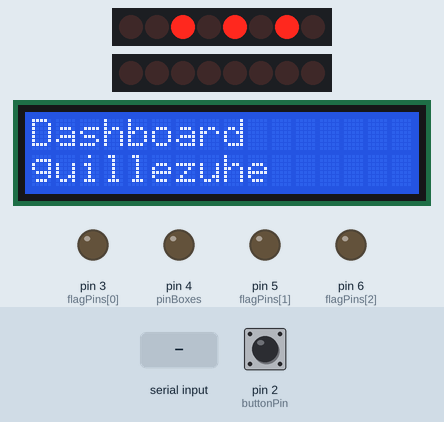
This sketch was run on a simulated Arduino Uno, built with avr-gcc and run on an emulated ATmega328P. Shown: 2 × 8 shift-register outputs drawn as a row of LEDs (first output left, lit = HIGH), 16×2 character LCD, output pins drawn as LEDs (lit = HIGH). Wiring (inferred from the names in the program): 2 × shift register (74HC595): data pin 9, shift clock pin 7, latch pin 11 / data pin 12, shift clock pin 10, latch pin 8. Wiring (inferred from the signals the program sends): 2 × row of LEDs: on Q0, Q1, Q2, Q3, Q4, Q5, Q6, Q7 / on Q0, Q1, Q2, Q3, Q4, Q5, Q6, Q7. The inputs (shaded band) are chosen by the test bench; at power-on: pin 2 (buttonPin) HIGH. Pins used as bus, display or sensor lines are not drawn.

Above: at 1.2 s.
1.3 s: "90;45;200;10\n" received over Serial
At 1.6 s:
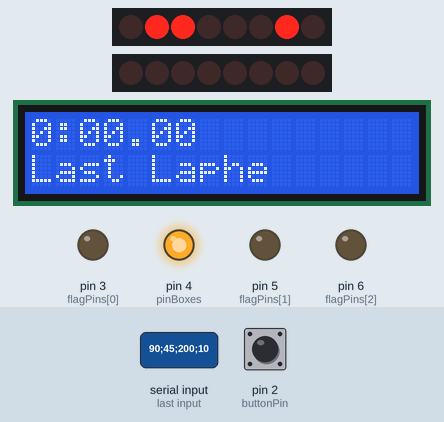
2.8 s: "N;1\n" received over Serial
At 3.9 s:
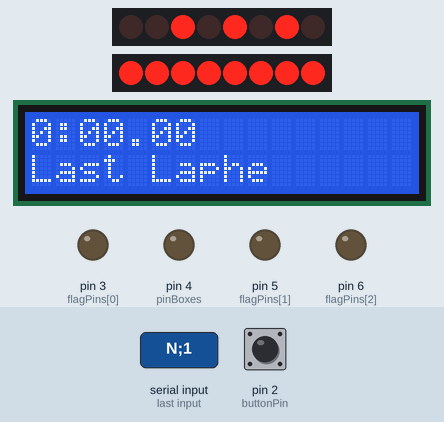
4.3 s: "90;45;200\n" received over Serial
At 5.1 s:
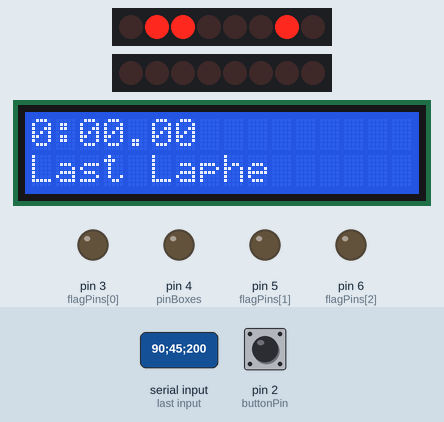
5.8 s: "N;150\n" received over Serial
At 6.7 s:
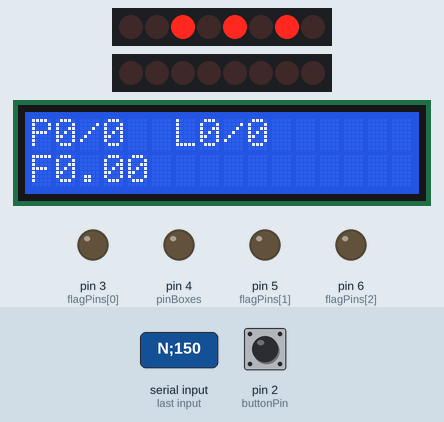
7.3 s: "30;150;10\n" received over Serial
At 8.5 s:
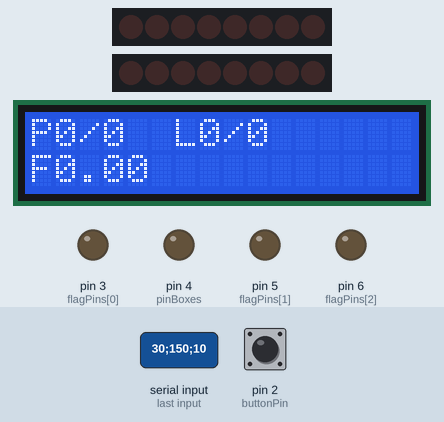
8.8 s: "90;45\n" received over Serial
At 9.8 s:
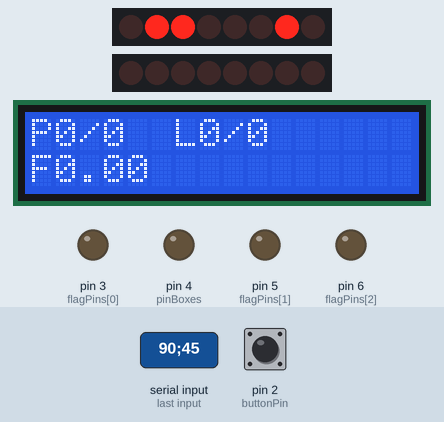
Timing chart, 0 to 11.3 s (numbered marks = the images above; inputs shaded):
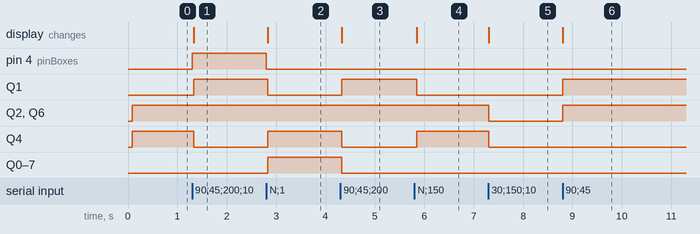

Measured:
- after the input at 1.3 s, pin 4 (pinBoxes), Q1: LOW → HIGH at once; Q4: HIGH → LOW at once; the display: changes at once (image 1)
- after the input at 2.8 s, pin 4 (pinBoxes), Q1: HIGH → LOW at once; Q4, Q0–7: LOW → HIGH at once; the display: changes at once (image 2)
- after the input at 4.3 s, Q1: LOW → HIGH at once; Q4, Q0–7: HIGH → LOW at once; the display: changes at once (image 3)
- after the input at 5.8 s, Q1: HIGH → LOW at once; Q4: LOW → HIGH at once; the display: changes at once (image 4)
- after the input at 7.3 s, Q2, Q4, Q6: HIGH → LOW at once; the display: changes at once (image 5)
- after the input at 8.8 s, Q1, Q2, Q6: LOW → HIGH at once; the display: changes at once (image 6)

The sketch:

Dashboard.ino
```cpp
/*
CONTROLADOR DE DASHBOARD ARDUINO. Work in progress
Este código recibe los datos de SimHub y los envia al dashboard
El dashboard consiste en un display de 8 dígitos y 7 segmentos que muestra la marcha, la vuelta y el porcentaje de gasolina.
Las revoluciones se controlan mediante un led RGB que cambia de color según las revoluciones.
Las banderas se controlan mediante un led RGB que cambia de color según la bandera.

El display de 8 dígitos y 7 segmentos tiene tres modos, controlados por un botón:
- Modo 1: Muestra la marcha, la vuelta y el porcentaje de gasolina
- Modo 2: Muestra la marcha y el tiempo de vuelta
- Modo 3: Muestra la marcha y el delta respecto al mejor tiempo de vuelta

Video para la distribución de las marchas
https://www.youtube.com/watch?v=_knr0dHRixg&list=PL5QT34daNj2BPI0Rsjdg3WpJXgK8_UPrP&index=10

*/

/**********
 * LIBRARIES
 *********/
#include <LiquidCrystal_I2C.h>

/**********
 * VARIABLES
 *********/

int flagPins[] = {3, 5, 6}; // Pins for the RGB LED that indicates the flag
// Shift register pins for the 7-segment display
int latchPin = 8;
int clockPin = 7;
int dataPin = 9;

// Another Shift register pins to control the rev leds separately
int latchPin2 = 11;
int clockPin2 = 10;
int dataPin2 = 12;

unsigned long previousMillis = 0; // Will store the last time the LED was updated
const long interval = 80; // Interval at which to blink the LED (milliseconds)

// Flag LED colors
int freq = 10; // Frequency of the data sent by SimHub
int* colorRevs; // RGB color of the LED that indicates the RPM
int* colorFlag; // RGB color of the LED that indicates the flag
int  colorOff[] = {0, 0, 0}; // RGB color to turn off the LED

// Pullup button
int buttonPin = 2;

// LCD display
int nModes = 3;
int displayMode = 2; // Mode of the display
int buttonVal = HIGH;
int buttonValOld = HIGH;

LiquidCrystal_I2C lcd(0x27, 16, 2); // LCD display

// Boxes LED
int pinBoxes = 4;

int i;

struct ParsedData {
  float speed;
  int gear;
  float rpmPC;
  bool pitLimiter;
  int lap;
  int totalLaps;
  float fuelLaps;
  int lapTimeH;
  int lapTimeMin;
  float lapTimeSec;
  int prev_lapTimeH;
  int prev_lapTimeMin;
  float prev_lapTimeSec;
  float deltaSec;
  int pos;
  int opp;
  bool DRS_av;
  bool DRS_act;
  int BlackFlag;
  int YellowFlag;
  int GreenFlag;
  int BlueFlag;
  int WhiteFlag;
  int CheckeredFlag;
  int Flag; // 0: No flag, 1: Black, 2: Yellow, 3: Green, 4: Blue, 5: White, 6: Checkered
};

// Numbers for the 7-segment display
byte numbers[11] = {
                  0b00101010, //n
                  0b01100000, 0b11011010, //1, 2
                  0b11110010, 0b01100110, //3, 4
                  0b10110110, 0b10111110, //5, 6
                  0b11100000, 0b11111110, //7, 8
                  0b11110110, 0b00001010  //9, r
                  };


// Serial buffer
#define BUFFER_SIZE 256
char serialBuffer[BUFFER_SIZE];
int bufferIndex = 0;

ParsedData parsedData;


/**********
 * SETUP
 *********/

void setup() {
  Serial.begin(115200); // Initialize serial communication at 9600 baud rate
  for (i = 0; i < 3; i++) {
    //pinMode(revPins[i], OUTPUT);
    pinMode(flagPins[i], OUTPUT);
  }

  // Initialize the 7-segment display
  pinMode(latchPin, OUTPUT);
  pinMode(clockPin, OUTPUT);
  pinMode(dataPin, OUTPUT);

  digitalWrite(latchPin, LOW);
  shiftOut(dataPin, clockPin, LSBFIRST, numbers[0]);
  digitalWrite(latchPin, HIGH);

  // Initialize the rev leds shift register
  pinMode(latchPin2, OUTPUT);
  pinMode(clockPin2, OUTPUT);
  pinMode(dataPin2, OUTPUT);

  digitalWrite(latchPin2, LOW);
  shiftOut(dataPin2, clockPin2, LSBFIRST,0b00000000);
  digitalWrite(latchPin2, HIGH);

  // Initialize the button
  pinMode(buttonPin, INPUT_PULLUP);

  // Initialize the Boxes LED
  pinMode(pinBoxes, OUTPUT);

  // Initialize the LCD display
  lcd.init();
  lcd.backlight();
  lcd.setCursor(0, 0);
  lcd.print("Dashboard");
  lcd.setCursor(0, 1);
  lcd.print("guillezuhe");
  //delay(2000);

}

/**********
 * LOOP
 *********/

void loop() {

  unsigned long currentMillis = millis();

  while (Serial.available() > 0) {
    /************
     * PARSE DATA
     * **********/
    // The data follows the following format:
    // '('+[SpeedKmh]+';'+[Gear]+';'+[CarSettings_CurrentDisplayedRPMPercent]+';'+[PitLimiterOn]+';'+[CurrentLap]+';'+[TotalLaps]+';'+[DataCorePlugin.Computed.Fuel_RemainingLaps]+';'+[CurrentLapTime]+';'+[PersistantTrackerPlugin.SessionBestLiveDeltaSeconds]+';'+[Position]+';'+[OpponentsCount]+';'+[Flag_Black]+';'+[Flag_Yellow]+';'+[Flag_Green]+';'+[Flag_Blue]+';'+[Flag_White]+';'+[Flag_Checkered]+')\n'
    char incomingByte = Serial.read();

    // Check for buffer overflow
    if (bufferIndex < BUFFER_SIZE - 1) {
      serialBuffer[bufferIndex++] = incomingByte;
    }


    if (incomingByte == '\n') {
      serialBuffer[bufferIndex] = '\0';  // Null-terminate the buffer
      parsedData = parseData(serialBuffer);  // Parse the buffer

      /************
       * GEAR
       * **********/
      // Display the gear on the 7-segment display
      setGear(parsedData.gear);

      /************
       * REVS COLOR
       * **********/

      // Call the refactored setLedsRevsShifter function
      setLedsRevsShifter(parsedData.rpmPC, currentMillis);

      /************
       * PIT LIMITER AND DRS
       * **********/
      // If the pit limiter is on, turn on the Boxes LED
      setLedPitLimiter(parsedData.pitLimiter, parsedData.DRS_av, parsedData.DRS_act, currentMillis);

      /************
       * FLAG COLOR
       * **********/
      colorFlag = flagColor(parsedData.Flag); // Get the color of the LED based on the flag
      // Set the color of the LED
      setFlagColor(colorFlag, parsedData.Flag, currentMillis);

      /************
       * DISPLAY
       * **********/
      checkButtonMode();
      setDisplay(displayMode, parsedData.lap, parsedData.totalLaps, parsedData.fuelLaps, parsedData.lapTimeH,
                 parsedData.lapTimeMin, parsedData.lapTimeSec, parsedData.deltaSec, parsedData.pos, parsedData.opp,
                 parsedData.prev_lapTimeH, parsedData.prev_lapTimeMin, parsedData.prev_lapTimeSec);

      bufferIndex = 0; // Reset the buffer index
    }
  }

}


/************

FUNCTIONS

*************/
/*
DATA FORMAT
'('+[SpeedKmh]+';'+[Gear]+';'+[CarSettings_CurrentDisplayedRPMPercent]+';'+[PitLimiterOn]+';'+
[CurrentLap]+';'+[TotalLaps]+';'+[DataCorePlugin.Computed.Fuel_RemainingLaps]+';'+[CurrentLapTime]+';'+
[LastLapTime]+';'+[PersistantTrackerPlugin.SessionBestLiveDeltaSeconds]+';'+[Position]+';'+
[OpponentsCount]+';'+[DRSAvailable]+';'+[DRSEnabled]+';'+[Flag_Black]+';'+[Flag_Yellow]+';'+
[Flag_Green]+';'+[Flag_Blue]+';'+[Flag_White]+';'+[Flag_Checkered]+')\n'
*/
ParsedData parseData(char* data) {
  ParsedData parsedData;

  // Use strtok() to tokenize the string by ';' and ':' delimiters
  char* token;

  // Skip the initial '('
  token = strtok(data + 1, ";");  // First token (Speed)
  parsedData.speed = atof(token);  // Convert to float

  // Next token (Gear)
  token = strtok(NULL, ";");
  if (strcmp(token, "N") == 0) {
    parsedData.gear = 0;
  }
  else if (strcmp(token, "R") == 0) {
    parsedData.gear = -1;
  }
  else {
    parsedData.gear = atoi(token);  // Convert to integer
  }

  // RPM Percent
  token = strtok(NULL, ";");
  parsedData.rpmPC = atof(token);

  // Pit Limiter
  token = strtok(NULL, ";");
  parsedData.pitLimiter = atoi(token);

  // Lap
  token = strtok(NULL, ";");
  parsedData.lap = atoi(token);

  // Total Laps
  token = strtok(NULL, ";");
  parsedData.totalLaps = atoi(token);

  // Fuel Laps
  token = strtok(NULL, ";");
  parsedData.fuelLaps = atof(token);

  // Lap Time (Hours, Minutes, Seconds)
  token = strtok(NULL, ":");
  parsedData.lapTimeH = atoi(token);  // Hours

  token = strtok(NULL, ":");
  parsedData.lapTimeMin = atoi(token);  // Minutes

  token = strtok(NULL, ";");
  parsedData.lapTimeSec = atof(token);  // Seconds

  // Previous Lap Time (Hours, Minutes, Seconds)
  token = strtok(NULL, ":");
  parsedData.prev_lapTimeH = atoi(token);  // Hours

  token = strtok(NULL, ":");
  parsedData.prev_lapTimeMin = atoi(token);  // Minutes

  token = strtok(NULL, ";");
  parsedData.prev_lapTimeSec = atof(token);  // Seconds

  // Delta Seconds
  token = strtok(NULL, ";");
  parsedData.deltaSec = atof(token);

  // Position
  token = strtok(NULL, ";");
  parsedData.pos = atoi(token);

  // Opponents Count
  token = strtok(NULL, ";");
  parsedData.opp = atoi(token);

  // DRS available
  token = strtok(NULL, ";");
  parsedData.DRS_av = atoi(token);

  // DRS active
  token = strtok(NULL, ";");
  parsedData.DRS_act = atoi(token);

  // Flags
  parsedData.BlackFlag = atoi(strtok(NULL, ";"));
  parsedData.YellowFlag = atoi(strtok(NULL, ";"));
  parsedData.GreenFlag = atoi(strtok(NULL, ";"));
  parsedData.BlueFlag = atoi(strtok(NULL, ";"));
  parsedData.WhiteFlag = atoi(strtok(NULL, ";"));
  parsedData.CheckeredFlag = atoi(strtok(NULL, ")"));  // Final flag before ')'

  // TODO: Get DRS availability and activation status, and previous lap time

  // Determine the flag based on priority
  if (parsedData.BlackFlag == 1) {
    parsedData.Flag = 1;
  } else if (parsedData.YellowFlag == 1) {
    parsedData.Flag = 2;
  } else if (parsedData.GreenFlag == 1) {
    parsedData.Flag = 3;
  } else if (parsedData.BlueFlag == 1) {
    parsedData.Flag = 4;
  } else if (parsedData.WhiteFlag == 1) {
    parsedData.Flag = 5;
  } else if (parsedData.CheckeredFlag == 1) {
    parsedData.Flag = 6;
  } else {
    parsedData.Flag = 0;
  }

  return parsedData;
}


void setLedsRevsShifter(float revsPC, unsigned long currentMillis) {
  static unsigned long previousMillis = 0; // Store the last time the LEDs were updated
  static int ledRevsState = 0; // State of the LEDs
  const long interval = 80; // Interval at which to blink the LEDs (milliseconds)

  // Determine the number of LEDs to turn on based on RPM percentage
  int numLedsOn = 0;
  if (revsPC < 75) {
    numLedsOn = 0;
  } else {
    numLedsOn = map(revsPC, 72, 95, 0, 8);
  }

  // Handle blinking if RPM is over the red line (98%)
  if (revsPC > 97) {
    if (currentMillis - previousMillis >= interval) {
      previousMillis = currentMillis;
      ledRevsState = !ledRevsState; // Toggle the LED state
    }
  } else {
    ledRevsState = 1; // Ensure LEDs are steady when not blinking
  }

  // Set the LEDs based on the current state
  byte leds = 0;
  if (ledRevsState) {
    for (int i = 0; i < numLedsOn; i++) {
      bitSet(leds, i);
    }
  }

  // Print the current state of the LEDs to the Serial port
  /*
  Serial.print("LEDs state: ");
  Serial.println(leds, BIN);
  */

  digitalWrite(latchPin2, LOW);
  shiftOut(dataPin2, clockPin2, MSBFIRST, leds);
  digitalWrite(latchPin2, HIGH);
}


int* flagColor(int Flag) {
  // Return the color of the LED based on the flag
  // 0: No flag, 1: Black, 2: Yellow, 3: Green, 4: Blue, 5: White, 6: Checkered
  static int color[3]; // RGB color

  if (Flag == 1) {
    // BLACK FLAG - LED is BLACK
    color[0] = 0;
    color[1] = 0;
    color[2] = 0;
  }
  else if (Flag == 2) {
    // YELLOW FLAG - LED is YELLOW
    color[0] = 255;
    color[1] = 80;
    color[2] = 0;
  }
  else if (Flag == 3) {
    // GREEN FLAG - LED is GREEN
    color[0] = 0;
    color[1] = 255;
    color[2] = 0;
  }
  else if (Flag == 4) {
    // BLUE FLAG - LED is BLUE
    color[0] = 0;
    color[1] = 0;
    color[2] = 255;
  }
  else if (Flag == 5) {
    // WHITE FLAG - LED is WHITE
    color[0] = 255;
    color[1] = 255;
    color[2] = 255;
  }
  else if (Flag == 6) {
    // CHECKERED FLAG - LED is PURPLE
    color[0] = 255;
    color[1] = 0;
    color[2] = 255;
  }
  else {
    // NO FLAG - LED is OFF
    color[0] = 0;
    color[1] = 0;
    color[2] = 0;
  }

  return color;
}


void setFlagColor(int color[], int Flag, unsigned long currentMillis) {
  // Change the color of the LED that indicates the flag
  if (Flag == 2) { // Yellow flag. Make the LED blink
    static unsigned long previousMillis = 0; // Store the last time the LED was updated
    const long interval = 1000; // Interval at which to blink the LED (milliseconds)

    if (currentMillis - previousMillis >= interval) {
      previousMillis = currentMillis;
      // Toggle the LED state for yellow color
      if (color[0] == 0 && color[1] == 0 ) { //&& color[2] == 0 Is not necessary, but added for clarity
        color[0] = 255; // Red component
        color[1] = 80;  // Green component
        color[2] = 0;   // Blue component
      } else {
        color[0] = 0;
        color[1] = 0;
        color[2] = 0;
      }
    }
  }

  for (i = 0; i < 3; i++) {
    analogWrite(flagPins[i], color[i]);
  }
}


void setGear(int gear) {
  // Display the gear in the 7-segment display
  // using the shift register

  if (gear == -1) {
    digitalWrite(latchPin, LOW);
    shiftOut(dataPin, clockPin, LSBFIRST, numbers[10]);
    digitalWrite(latchPin, HIGH);
  }
  else {
    digitalWrite(latchPin, LOW);
    shiftOut(dataPin, clockPin, LSBFIRST, numbers[gear]);
    digitalWrite(latchPin, HIGH);
  }
}


void setLedPitLimiter(bool pitLimiter, bool DRS_av, bool DRS_act, unsigned long currentMillis) {
  // Set the LED for the pit limiter
  if (pitLimiter || (DRS_act)) {
    digitalWrite(pinBoxes, HIGH);
  } else if (DRS_av) {
    // If DRS is available, blink the LED
    static unsigned long previousMillis = 0;
    const long interval = 80; // Blink interval in milliseconds

    if (currentMillis - previousMillis >= interval) {
      previousMillis = currentMillis;
      digitalWrite(pinBoxes, !digitalRead(pinBoxes)); // Toggle the LED state
    }
  }  else {
    digitalWrite(pinBoxes, LOW);
  }
}


void checkButtonMode() {
  // Check if the button has been pressed
  buttonVal = digitalRead(buttonPin);
  // Debounce should be done
  if (buttonVal == LOW && buttonValOld == HIGH){
    changeDisplayMode();
  }
  buttonValOld = buttonVal;
}


void changeDisplayMode() {
  displayMode = (displayMode + 1) % nModes;
  lcd.clear();
  Serial.print("Display mode: ");
  Serial.println(displayMode);

  if (displayMode == 0){
    lcd.setCursor(0, 0);
    lcd.print("Crono mode 1");
    lcd.setCursor(0, 1);
    lcd.print("Lap time");
    delay(750);
    lcd.clear();
  }
  else if (displayMode == 1){
    lcd.setCursor(0, 0);
    lcd.print("Crono mode 2");
    lcd.setCursor(0, 1);
    lcd.print("Delta");
    delay(750);
    lcd.clear();
  }
  else if (displayMode == 2){
    lcd.setCursor(0, 0);
    lcd.print("Race mode 1");
    lcd.setCursor(0, 1);
    lcd.print("Position");
    delay(750);
    lcd.clear();
  }
}


void setDisplay(int mode, int lap, int totalLaps, float fuelLaps, int lapTimeH, int lapTimeMin,
                float lapTimeS, float deltaS, int pos, int opp, int prev_lapTimeH, int prev_lapTimeMin,
                float prev_lapTimeS) {
  static int prevLap = 1; // Previous lap to detect lap changes
  static unsigned long lastLapDisplayTime = 0; // Time when the last lap time started displaying
  static bool showingLastLapTime = false; // Flag to indicate if last lap time is being displayed

  unsigned long currentMillis = millis();

  // Check if the lap changed
  if (lap != prevLap) {
    prevLap = lap;
    lastLapDisplayTime = currentMillis;
    showingLastLapTime = true;
  }

  // Show the last lap time for 3 seconds if needed
  if (showingLastLapTime && currentMillis - lastLapDisplayTime <= 3000) {
    lcd.setCursor(0, 0);
    lcd.print(prev_lapTimeMin + 60 * prev_lapTimeH);
    lcd.print(":");
    if (prev_lapTimeS < 10) {
      lcd.print("0");
    }
    lcd.print(prev_lapTimeS);
    // Complete the line with spaces
    lcd.print("              ");
    lcd.setCursor(0, 1);

    lcd.print("Last Lap");

    return; // Exit the function to avoid overwriting the display
  } else {
    showingLastLapTime = false; // Stop showing the last lap time after 3 seconds
  }

  if (mode == 0) {
    // Crono mode 1. Show lap time in the first line and lap and fuel in the second line
    lcd.setCursor(0, 0);
    lcd.print(lapTimeMin + 60 * lapTimeH);
    lcd.print(":");
    if (lapTimeS < 10) {
      lcd.print("0");
    }
    lcd.print(lapTimeS);

    // Complete the line with spaces
    lcd.print("              ");

    // Show lap and fuel in the second line
    lcd.setCursor(0, 1);
    lcd.print("L");
    lcd.print(lap);
    lcd.print("   F");
    lcd.print(fuelLaps);
    lcd.print("              ");
  }
  else if (mode == 1) {
    // Crono mode 2. Show delta in the first line and lap and fuel in the second line
    lcd.setCursor(0, 0);
    if (deltaS > 0) {
      lcd.print("+");
    }
    lcd.print(deltaS);
    lcd.print("              ");

    // Show lap and fuel in the second line
    lcd.setCursor(0, 1);
    lcd.print("L");
    lcd.print(lap);
    lcd.print("   F");
    lcd.print(fuelLaps);
    lcd.print("              ");

  }
  else if (mode == 2) {
    // Race mode. Show position/total and lap in the first line and fuel and gap to previous car in the second line
    lcd.setCursor(0, 0);
    lcd.print("P");
    lcd.print(pos);
    lcd.print("/");
    lcd.print(opp);
    lcd.print("  L");
    lcd.print(lap);
    lcd.print("/");
    lcd.print(totalLaps);
    lcd.print("              ");

    // Show fuel in the second line
    lcd.setCursor(0, 1);
    lcd.print("F");
    lcd.print(fuelLaps);
    lcd.print("              ");

  }
}
```
